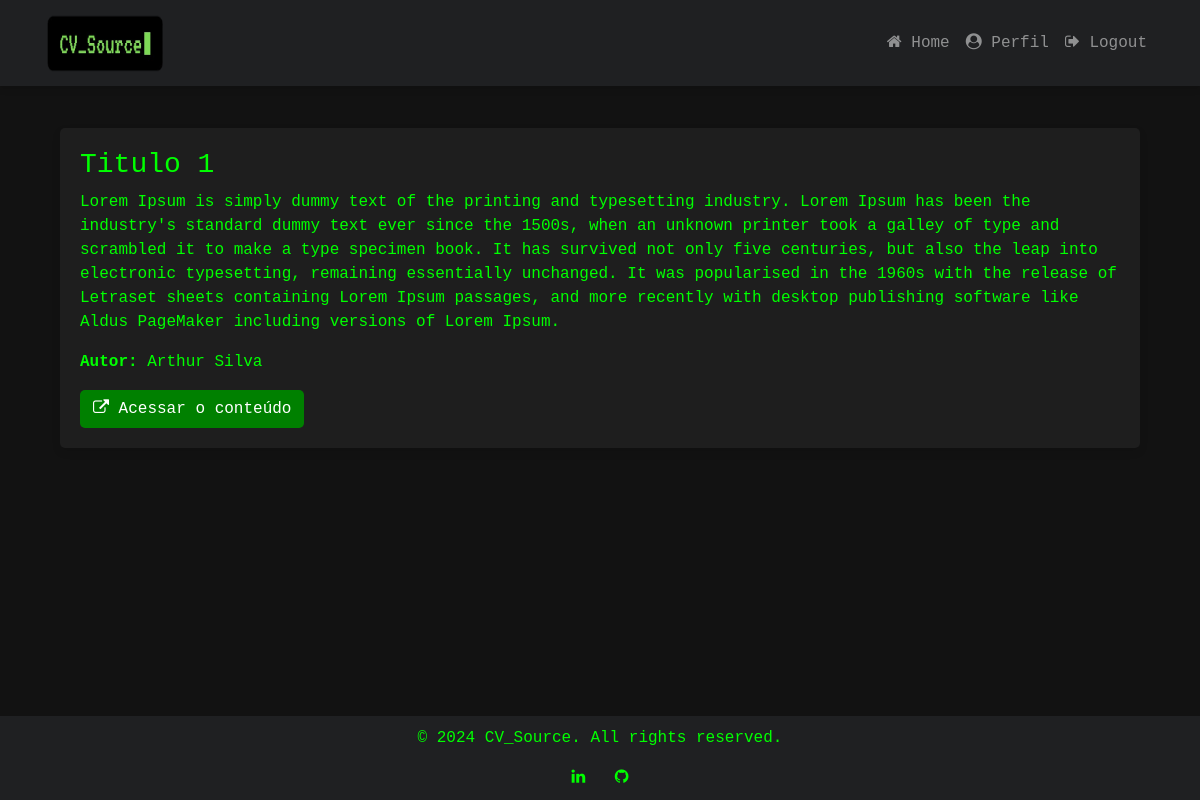
The page /content/1 (signed in) on the database its author committed.
### website/models.py (models this page shows, shortened)
class Content(db.Model):
    id = db.Column(db.Integer, primary_key=True)
    title = db.Column(db.String(150), nullable=False)
    description = db.Column(db.String(500), nullable=False)
    link = db.Column(db.String(500))  # link para conteúdo externo (opcional)
    author = db.Column(db.String(150), nullable=False)
    youtube_url = db.Column(db.String(500))

### website/views.py (the view)
@views.route('/content/<int:content_id>')
@login_required
def view_content(content_id):
    content = Content.query.get_or_404(content_id)
    return render_template("view_content.html", content=content)

### website/__init__.py (called while the page is built)
def create_app():
    app = Flask(__name__)
    app.config['SECRET_KEY'] = 'your_secret_key'  # Substitua por uma chave segura
    app.config['SQLALCHEMY_DATABASE_URI'] = f'sqlite:///{DB_NAME}'
    db.init_app(app)
    migrate.init_app(app, db)  # Configuração do Flask-Migrate
    from .views import views
    from .auth import auth
    app.register_blueprint(views, url_prefix='/')
    app.register_blueprint(auth, url_prefix='/')
    from .models import User, Content
    with app.app_context():
        db.create_all()
    login_manager = LoginManager()
    login_manager.login_view = 'auth.login'
    login_manager.init_app(app)
    @login_manager.user_loader
    def load_user(id):
        return User.query.get(int(id))
    @app.context_processor
    def inject_user():
        return dict(user=current_user)
    return app

### website/templates/view_content.html (shortened to what this page needs)
{% extends "base.html" %}
{% block content %}
    <div class="container mt-4">
        <div class="card card-custom">
            <div class="card-body">
                <h3>{{ content.title }}</h3>
                <p>{{ content.description }}</p>
                <p><strong>Autor:</strong> {{ content.author }}</p>
                {% if content.link %}
                <a href="{{ content.link }}" class="btn btn-custom" target="_blank">
                    <i class="fa fa-external-link"></i> Acessar o conteúdo
                </a>
                {% endif %}
            </div>
        </div>
    </div>
{% endblock %}

### website/templates/base.html (style rules this page uses)
html, body { height: 100%; margin: 0; display: flex; flex-direction: column; }
body { background-color: #121212; color: #00FF00; font-family: "Courier New", Courier, monospace; padding-top: 80px; }
.card-custom { background-color: #1e1e1e; border: none; border-radius: 5px; box-shadow: 0 4px 8px rgba(0, 0, 0, 0.1); transition: transform 0.3s ease; color: #00FF00; }
.btn-custom { border-radius: 5px; background-color: #008000; color: white; }

### rows shown on the page
Content: title "Titulo 1", description "Lorem Ipsum is simply dummy text of the printing and typesetting industry. Lorem Ipsum has been the industry's standard dummy text ever since the 1500s, when an unknown printer took a galley of type and scrambled it to make a type specimen book. It has survived not only five centuries, but also the leap into electronic typesetting, remaining essentially unchanged. It was popularised in the 1960s with the release of Letraset sheets containing Lorem Ipsum passages, and more recently with desktop publishing software like Aldus PageMaker including versions of Lorem Ipsum.", author "Arthur Silva"
